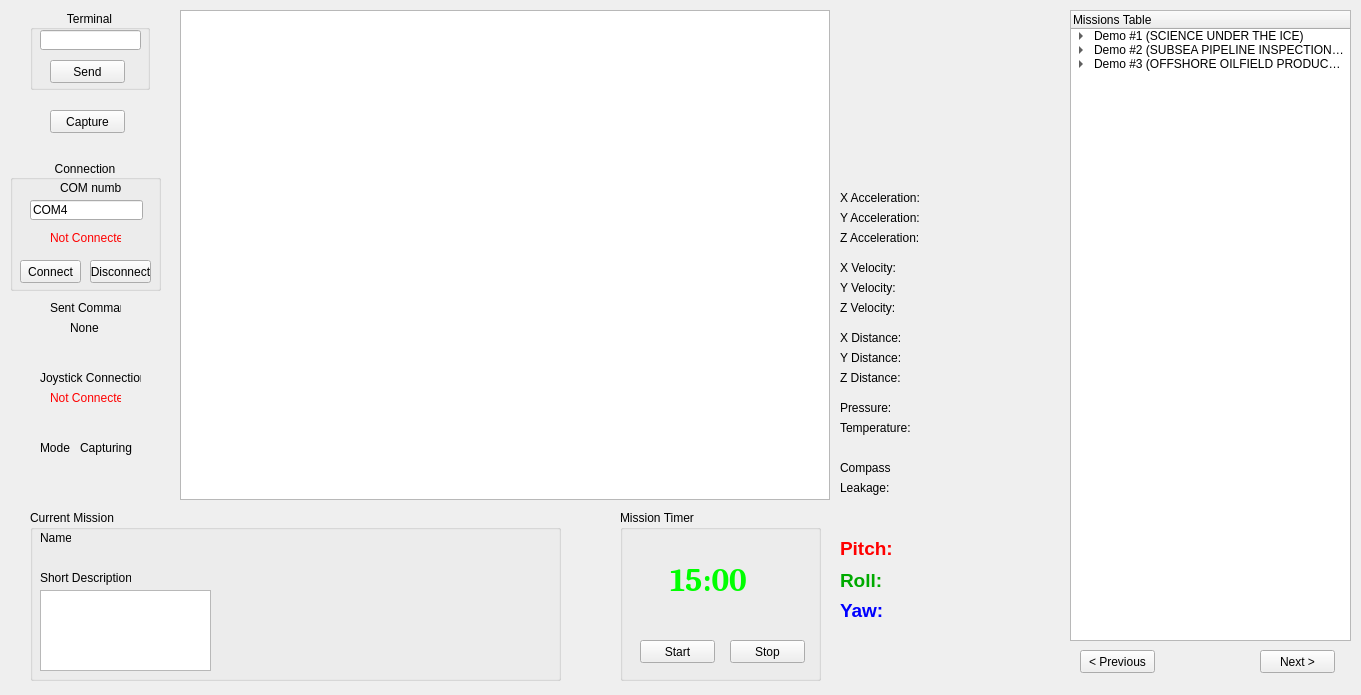
<?xml version="1.0" encoding="UTF-8"?>
<ui version="4.0">
 <class>MainWindow</class>
 <widget class="QMainWindow" name="MainWindow">
  <property name="geometry">
   <rect>
    <x>0</x>
    <y>0</y>
    <width>1361</width>
    <height>695</height>
   </rect>
  </property>
  <property name="minimumSize">
   <size>
    <width>1000</width>
    <height>500</height>
   </size>
  </property>
  <property name="maximumSize">
   <size>
    <width>16777215</width>
    <height>16777215</height>
   </size>
  </property>
  <property name="windowTitle">
   <string>Junior ROVers</string>
  </property>
  <widget class="QWidget" name="centralWidget">
   <widget class="QGroupBox" name="groupBox">
    <property name="geometry">
     <rect>
      <x>10</x>
      <y>160</y>
      <width>151</width>
      <height>131</height>
     </rect>
    </property>
    <property name="title">
     <string>Connection</string>
    </property>
    <property name="alignment">
     <set>Qt::AlignCenter</set>
    </property>
    <widget class="QLineEdit" name="lineEditCOMNumber">
     <property name="geometry">
      <rect>
       <x>20</x>
       <y>40</y>
       <width>113</width>
       <height>20</height>
      </rect>
     </property>
     <property name="text">
      <string>COM4</string>
     </property>
    </widget>
    <widget class="QLabel" name="label">
     <property name="geometry">
      <rect>
       <x>50</x>
       <y>20</y>
       <width>61</width>
       <height>16</height>
      </rect>
     </property>
     <property name="text">
      <string>COM number</string>
     </property>
    </widget>
    <widget class="QPushButton" name="buttonConnect">
     <property name="geometry">
      <rect>
       <x>10</x>
       <y>100</y>
       <width>61</width>
       <height>23</height>
      </rect>
     </property>
     <property name="text">
      <string>Connect</string>
     </property>
    </widget>
    <widget class="QPushButton" name="buttonDisconnect">
     <property name="geometry">
      <rect>
       <x>80</x>
       <y>100</y>
       <width>61</width>
       <height>23</height>
      </rect>
     </property>
     <property name="text">
      <string>Disconnect</string>
     </property>
    </widget>
    <widget class="QLabel" name="labelConnectionStatus">
     <property name="geometry">
      <rect>
       <x>40</x>
       <y>70</y>
       <width>71</width>
       <height>16</height>
      </rect>
     </property>
     <property name="styleSheet">
      <string notr="true">color: rgb(255, 0, 0)</string>
     </property>
     <property name="text">
      <string>Not Connected</string>
     </property>
    </widget>
   </widget>
   <widget class="QLabel" name="label_2">
    <property name="geometry">
     <rect>
      <x>50</x>
      <y>300</y>
      <width>71</width>
      <height>16</height>
     </rect>
    </property>
    <property name="text">
     <string>Sent Command</string>
    </property>
    <property name="alignment">
     <set>Qt::AlignLeading|Qt::AlignLeft|Qt::AlignVCenter</set>
    </property>
   </widget>
   <widget class="QLabel" name="labelSentCommand">
    <property name="geometry">
     <rect>
      <x>70</x>
      <y>320</y>
      <width>31</width>
      <height>16</height>
     </rect>
    </property>
    <property name="text">
     <string>None</string>
    </property>
   </widget>
   <widget class="QLabel" name="joystickConnection">
    <property name="geometry">
     <rect>
      <x>40</x>
      <y>370</y>
      <width>101</width>
      <height>16</height>
     </rect>
    </property>
    <property name="text">
     <string>Joystick Connection:</string>
    </property>
    <property name="alignment">
     <set>Qt::AlignLeading|Qt::AlignLeft|Qt::AlignVCenter</set>
    </property>
   </widget>
   <widget class="QLabel" name="joystickStatus">
    <property name="geometry">
     <rect>
      <x>50</x>
      <y>390</y>
      <width>71</width>
      <height>16</height>
     </rect>
    </property>
    <property name="styleSheet">
     <string notr="true">color: rgb(255, 0, 0)</string>
    </property>
    <property name="text">
     <string>Not Connected</string>
    </property>
   </widget>
   <widget class="QGraphicsView" name="graphicsView">
    <property name="geometry">
     <rect>
      <x>180</x>
      <y>10</y>
      <width>650</width>
      <height>490</height>
     </rect>
    </property>
   </widget>
   <widget class="QPushButton" name="captureButton">
    <property name="geometry">
     <rect>
      <x>50</x>
      <y>110</y>
      <width>75</width>
      <height>23</height>
     </rect>
    </property>
    <property name="text">
     <string>Capture</string>
    </property>
   </widget>
   <widget class="QLabel" name="mode">
    <property name="geometry">
     <rect>
      <x>40</x>
      <y>440</y>
      <width>31</width>
      <height>16</height>
     </rect>
    </property>
    <property name="text">
     <string>Mode:</string>
    </property>
   </widget>
   <widget class="QLabel" name="valueMode">
    <property name="geometry">
     <rect>
      <x>80</x>
      <y>440</y>
      <width>61</width>
      <height>16</height>
     </rect>
    </property>
    <property name="text">
     <string>Capturing</string>
    </property>
   </widget>
   <widget class="QLabel" name="labelLeakage">
    <property name="geometry">
     <rect>
      <x>840</x>
      <y>480</y>
      <width>51</width>
      <height>16</height>
     </rect>
    </property>
    <property name="text">
     <string>Leakage:</string>
    </property>
    <property name="alignment">
     <set>Qt::AlignLeading|Qt::AlignLeft|Qt::AlignVCenter</set>
    </property>
   </widget>
   <widget class="QLabel" name="valueLeakage">
    <property name="geometry">
     <rect>
      <x>920</x>
      <y>480</y>
      <width>61</width>
      <height>16</height>
     </rect>
    </property>
    <property name="text">
     <string/>
    </property>
   </widget>
   <widget class="QGroupBox" name="groupBox_2">
    <property name="geometry">
     <rect>
      <x>30</x>
      <y>10</y>
      <width>120</width>
      <height>80</height>
     </rect>
    </property>
    <property name="title">
     <string>Terminal</string>
    </property>
    <property name="alignment">
     <set>Qt::AlignCenter</set>
    </property>
    <widget class="QLineEdit" name="lineEditTerminalCmd">
     <property name="geometry">
      <rect>
       <x>10</x>
       <y>20</y>
       <width>101</width>
       <height>20</height>
      </rect>
     </property>
     <property name="maxLength">
      <number>1</number>
     </property>
    </widget>
    <widget class="QPushButton" name="sendButton">
     <property name="geometry">
      <rect>
       <x>20</x>
       <y>50</y>
       <width>75</width>
       <height>23</height>
      </rect>
     </property>
     <property name="text">
      <string>Send</string>
     </property>
    </widget>
   </widget>
   <widget class="QLabel" name="label_3">
    <property name="geometry">
     <rect>
      <x>840</x>
      <y>190</y>
      <width>81</width>
      <height>16</height>
     </rect>
    </property>
    <property name="text">
     <string>X Acceleration: </string>
    </property>
   </widget>
   <widget class="QLabel" name="valueXAcceleration">
    <property name="geometry">
     <rect>
      <x>920</x>
      <y>190</y>
      <width>71</width>
      <height>16</height>
     </rect>
    </property>
    <property name="text">
     <string/>
    </property>
   </widget>
   <widget class="QLabel" name="valueYAcceleration">
    <property name="geometry">
     <rect>
      <x>920</x>
      <y>210</y>
      <width>71</width>
      <height>16</height>
     </rect>
    </property>
    <property name="text">
     <string/>
    </property>
   </widget>
   <widget class="QLabel" name="label_4">
    <property name="geometry">
     <rect>
      <x>840</x>
      <y>210</y>
      <width>81</width>
      <height>16</height>
     </rect>
    </property>
    <property name="text">
     <string>Y Acceleration: </string>
    </property>
   </widget>
   <widget class="QLabel" name="valueZAcceleration">
    <property name="geometry">
     <rect>
      <x>920</x>
      <y>230</y>
      <width>71</width>
      <height>16</height>
     </rect>
    </property>
    <property name="text">
     <string/>
    </property>
   </widget>
   <widget class="QLabel" name="label_5">
    <property name="geometry">
     <rect>
      <x>840</x>
      <y>230</y>
      <width>81</width>
      <height>16</height>
     </rect>
    </property>
    <property name="text">
     <string>Z Acceleration: </string>
    </property>
   </widget>
   <widget class="QLabel" name="valueXVelocity">
    <property name="geometry">
     <rect>
      <x>920</x>
      <y>260</y>
      <width>71</width>
      <height>16</height>
     </rect>
    </property>
    <property name="text">
     <string/>
    </property>
   </widget>
   <widget class="QLabel" name="label_6">
    <property name="geometry">
     <rect>
      <x>840</x>
      <y>260</y>
      <width>81</width>
      <height>16</height>
     </rect>
    </property>
    <property name="text">
     <string>X Velocity: </string>
    </property>
   </widget>
   <widget class="QLabel" name="valueYVelocity">
    <property name="geometry">
     <rect>
      <x>920</x>
      <y>280</y>
      <width>71</width>
      <height>16</height>
     </rect>
    </property>
    <property name="text">
     <string/>
    </property>
   </widget>
   <widget class="QLabel" name="label_7">
    <property name="geometry">
     <rect>
      <x>840</x>
      <y>280</y>
      <width>81</width>
      <height>16</height>
     </rect>
    </property>
    <property name="text">
     <string>Y Velocity:</string>
    </property>
   </widget>
   <widget class="QLabel" name="valueZVelocity">
    <property name="geometry">
     <rect>
      <x>920</x>
      <y>300</y>
      <width>71</width>
      <height>16</height>
     </rect>
    </property>
    <property name="text">
     <string/>
    </property>
   </widget>
   <widget class="QLabel" name="label_8">
    <property name="geometry">
     <rect>
      <x>840</x>
      <y>300</y>
      <width>81</width>
      <height>16</height>
     </rect>
    </property>
    <property name="text">
     <string>Z Velocity:</string>
    </property>
   </widget>
   <widget class="QLabel" name="valueXDistance">
    <property name="geometry">
     <rect>
      <x>920</x>
      <y>330</y>
      <width>71</width>
      <height>16</height>
     </rect>
    </property>
    <property name="text">
     <string/>
    </property>
   </widget>
   <widget class="QLabel" name="label_9">
    <property name="geometry">
     <rect>
      <x>840</x>
      <y>330</y>
      <width>81</width>
      <height>16</height>
     </rect>
    </property>
    <property name="text">
     <string>X Distance:</string>
    </property>
   </widget>
   <widget class="QLabel" name="valueYDistance">
    <property name="geometry">
     <rect>
      <x>920</x>
      <y>350</y>
      <width>71</width>
      <height>16</height>
     </rect>
    </property>
    <property name="text">
     <string/>
    </property>
   </widget>
   <widget class="QLabel" name="label_10">
    <property name="geometry">
     <rect>
      <x>840</x>
      <y>350</y>
      <width>81</width>
      <height>16</height>
     </rect>
    </property>
    <property name="text">
     <string>Y Distance:</string>
    </property>
   </widget>
   <widget class="QLabel" name="valueZDistance">
    <property name="geometry">
     <rect>
      <x>920</x>
      <y>370</y>
      <width>71</width>
      <height>16</height>
     </rect>
    </property>
    <property name="text">
     <string/>
    </property>
   </widget>
   <widget class="QLabel" name="label_11">
    <property name="geometry">
     <rect>
      <x>840</x>
      <y>370</y>
      <width>81</width>
      <height>16</height>
     </rect>
    </property>
    <property name="text">
     <string>Z Distance:</string>
    </property>
   </widget>
   <widget class="QLabel" name="label_12">
    <property name="geometry">
     <rect>
      <x>840</x>
      <y>400</y>
      <width>51</width>
      <height>16</height>
     </rect>
    </property>
    <property name="text">
     <string>Pressure:</string>
    </property>
   </widget>
   <widget class="QLabel" name="valuePressure">
    <property name="geometry">
     <rect>
      <x>920</x>
      <y>400</y>
      <width>71</width>
      <height>16</height>
     </rect>
    </property>
    <property name="text">
     <string/>
    </property>
   </widget>
   <widget class="QLabel" name="label_13">
    <property name="geometry">
     <rect>
      <x>840</x>
      <y>420</y>
      <width>71</width>
      <height>16</height>
     </rect>
    </property>
    <property name="text">
     <string>Temperature:</string>
    </property>
   </widget>
   <widget class="QLabel" name="valueTemperature">
    <property name="geometry">
     <rect>
      <x>920</x>
      <y>420</y>
      <width>61</width>
      <height>16</height>
     </rect>
    </property>
    <property name="text">
     <string/>
    </property>
   </widget>
   <widget class="QLabel" name="label_15">
    <property name="geometry">
     <rect>
      <x>840</x>
      <y>460</y>
      <width>51</width>
      <height>16</height>
     </rect>
    </property>
    <property name="text">
     <string>Compass:</string>
    </property>
   </widget>
   <widget class="QLabel" name="valueCompass">
    <property name="geometry">
     <rect>
      <x>920</x>
      <y>460</y>
      <width>51</width>
      <height>16</height>
     </rect>
    </property>
    <property name="text">
     <string/>
    </property>
   </widget>
   <widget class="QTreeWidget" name="missionsTree">
    <property name="geometry">
     <rect>
      <x>1070</x>
      <y>10</y>
      <width>281</width>
      <height>631</height>
     </rect>
    </property>
    <column>
     <property name="text">
      <string>Missions Table</string>
     </property>
    </column>
    <item>
     <property name="text">
      <string>Demo #1 (SCIENCE UNDER THE ICE)</string>
     </property>
     <item>
      <property name="text">
       <string>Maneuvering through the hole</string>
      </property>
      <property name="checkState">
       <enum>Unchecked</enum>
      </property>
     </item>
     <item>
      <property name="text">
       <string>Collecting algae</string>
      </property>
      <property name="checkState">
       <enum>Unchecked</enum>
      </property>
     </item>
     <item>
      <property name="text">
       <string>Collecting urchin</string>
      </property>
      <property name="checkState">
       <enum>Unchecked</enum>
      </property>
     </item>
     <item>
      <property name="text">
       <string>Identify sea stars</string>
      </property>
      <property name="checkState">
       <enum>Unchecked</enum>
      </property>
     </item>
     <item>
      <property name="text">
       <string>Deploying sensor</string>
      </property>
      <property name="checkState">
       <enum>Unchecked</enum>
      </property>
     </item>
     <item>
      <property name="text">
       <string>Measuring iceberg</string>
      </property>
      <property name="checkState">
       <enum>Unchecked</enum>
      </property>
     </item>
     <item>
      <property name="text">
       <string>Map iceberg location</string>
      </property>
      <property name="checkState">
       <enum>Unchecked</enum>
      </property>
     </item>
     <item>
      <property name="text">
       <string>Determine iceberg threat level</string>
      </property>
      <property name="checkState">
       <enum>Unchecked</enum>
      </property>
     </item>
    </item>
    <item>
     <property name="text">
      <string>Demo #2 (SUBSEA PIPELINE INSPECTION &amp; REPAIR)</string>
     </property>
     <item>
      <property name="text">
       <string>Conducting CVI</string>
      </property>
      <property name="checkState">
       <enum>Unchecked</enum>
      </property>
     </item>
     <item>
      <property name="text">
       <string>Turning valve</string>
      </property>
      <property name="checkState">
       <enum>Unchecked</enum>
      </property>
     </item>
     <item>
      <property name="text">
       <string>Examining gauge dial</string>
      </property>
      <property name="checkState">
       <enum>Unchecked</enum>
      </property>
     </item>
     <item>
      <property name="text">
       <string>Measuring corroded pipeline</string>
      </property>
      <property name="checkState">
       <enum>Unchecked</enum>
      </property>
     </item>
     <item>
      <property name="text">
       <string>Attaching lift line</string>
      </property>
      <property name="checkState">
       <enum>Unchecked</enum>
      </property>
     </item>
     <item>
      <property name="text">
       <string>Cutting corroded section</string>
      </property>
      <property name="checkState">
       <enum>Unchecked</enum>
      </property>
     </item>
     <item>
      <property name="text">
       <string>Removing corroded section</string>
      </property>
      <property name="checkState">
       <enum>Unchecked</enum>
      </property>
     </item>
     <item>
      <property name="text">
       <string>Installing adapter flange</string>
      </property>
      <property name="checkState">
       <enum>Unchecked</enum>
      </property>
     </item>
     <item>
      <property name="text">
       <string>Installing gasket</string>
      </property>
      <property name="checkState">
       <enum>Unchecked</enum>
      </property>
     </item>
     <item>
      <property name="text">
       <string>Inserting hot stab</string>
      </property>
      <property name="checkState">
       <enum>Unchecked</enum>
      </property>
     </item>
    </item>
    <item>
     <property name="text">
      <string>Demo #3 (OFFSHORE OILFIELD PRODUCTION &amp; MAINTENANCE)</string>
     </property>
     <item>
      <property name="text">
       <string>Testing anodes</string>
      </property>
      <property name="checkState">
       <enum>Unchecked</enum>
      </property>
     </item>
     <item>
      <property name="text">
       <string>Determine not grounded anodes</string>
      </property>
      <property name="checkState">
       <enum>Unchecked</enum>
      </property>
     </item>
     <item>
      <property name="text">
       <string>Measuring wellhead</string>
      </property>
      <property name="checkState">
       <enum>Unchecked</enum>
      </property>
     </item>
     <item>
      <property name="text">
       <string>Determine pathways</string>
      </property>
      <property name="checkState">
       <enum>Unchecked</enum>
      </property>
     </item>
     <item>
      <property name="text">
       <string>Turning valves</string>
      </property>
      <property name="checkState">
       <enum>Unchecked</enum>
      </property>
     </item>
     <item>
      <property name="text">
       <string>Moving water</string>
      </property>
      <property name="checkState">
       <enum>Unchecked</enum>
      </property>
     </item>
     <item>
      <property name="text">
       <string>Determine the average flow rate</string>
      </property>
      <property name="checkState">
       <enum>Unchecked</enum>
      </property>
     </item>
    </item>
   </widget>
   <widget class="QGroupBox" name="groupBox_3">
    <property name="geometry">
     <rect>
      <x>30</x>
      <y>510</y>
      <width>531</width>
      <height>171</height>
     </rect>
    </property>
    <property name="title">
     <string>Current Mission</string>
    </property>
    <widget class="QLabel" name="label_16">
     <property name="geometry">
      <rect>
       <x>10</x>
       <y>20</y>
       <width>31</width>
       <height>16</height>
      </rect>
     </property>
     <property name="text">
      <string>Name:</string>
     </property>
    </widget>
    <widget class="QLabel" name="valueMissionName">
     <property name="geometry">
      <rect>
       <x>20</x>
       <y>40</y>
       <width>161</width>
       <height>16</height>
      </rect>
     </property>
     <property name="text">
      <string/>
     </property>
    </widget>
    <widget class="QLabel" name="label_18">
     <property name="geometry">
      <rect>
       <x>10</x>
       <y>60</y>
       <width>91</width>
       <height>16</height>
      </rect>
     </property>
     <property name="text">
      <string>Short Description:</string>
     </property>
    </widget>
    <widget class="QTextEdit" name="valueMissionDescription">
     <property name="geometry">
      <rect>
       <x>10</x>
       <y>80</y>
       <width>171</width>
       <height>81</height>
      </rect>
     </property>
     <property name="html">
      <string>&lt;!DOCTYPE HTML PUBLIC &quot;-//W3C//DTD HTML 4.0//EN&quot; &quot;http://www.w3.org/TR/REC-html40/strict.dtd&quot;&gt;
&lt;html&gt;&lt;head&gt;&lt;meta name=&quot;qrichtext&quot; content=&quot;1&quot; /&gt;&lt;style type=&quot;text/css&quot;&gt;
p, li { white-space: pre-wrap; }
&lt;/style&gt;&lt;/head&gt;&lt;body style=&quot; font-family:'MS Shell Dlg 2'; font-size:8.25pt; font-weight:400; font-style:normal;&quot;&gt;
&lt;p style=&quot;-qt-paragraph-type:empty; margin-top:0px; margin-bottom:0px; margin-left:0px; margin-right:0px; -qt-block-indent:0; text-indent:0px;&quot;&gt;&lt;br /&gt;&lt;/p&gt;&lt;/body&gt;&lt;/html&gt;</string>
     </property>
    </widget>
    <widget class="QLabel" name="imageMission">
     <property name="geometry">
      <rect>
       <x>200</x>
       <y>20</y>
       <width>311</width>
       <height>131</height>
      </rect>
     </property>
     <property name="text">
      <string/>
     </property>
    </widget>
   </widget>
   <widget class="QGroupBox" name="groupBox_4">
    <property name="geometry">
     <rect>
      <x>620</x>
      <y>510</y>
      <width>201</width>
      <height>171</height>
     </rect>
    </property>
    <property name="title">
     <string>Mission Timer</string>
    </property>
    <widget class="QPushButton" name="pushButton_3">
     <property name="geometry">
      <rect>
       <x>20</x>
       <y>130</y>
       <width>75</width>
       <height>23</height>
      </rect>
     </property>
     <property name="text">
      <string>Start</string>
     </property>
    </widget>
    <widget class="QPushButton" name="pushButton_4">
     <property name="geometry">
      <rect>
       <x>110</x>
       <y>130</y>
       <width>75</width>
       <height>23</height>
      </rect>
     </property>
     <property name="text">
      <string>Stop</string>
     </property>
    </widget>
    <widget class="QLabel" name="valueMissionTime">
     <property name="geometry">
      <rect>
       <x>50</x>
       <y>50</y>
       <width>91</width>
       <height>41</height>
      </rect>
     </property>
     <property name="font">
      <font>
       <family>Cambria</family>
       <pointsize>25</pointsize>
       <weight>75</weight>
       <bold>true</bold>
      </font>
     </property>
     <property name="styleSheet">
      <string notr="true">color: rgb(0, 255, 0)</string>
     </property>
     <property name="text">
      <string>15:00</string>
     </property>
    </widget>
   </widget>
   <widget class="QPushButton" name="nextButton">
    <property name="geometry">
     <rect>
      <x>1260</x>
      <y>650</y>
      <width>75</width>
      <height>23</height>
     </rect>
    </property>
    <property name="text">
     <string>Next &gt;</string>
    </property>
   </widget>
   <widget class="QPushButton" name="prevButton">
    <property name="geometry">
     <rect>
      <x>1080</x>
      <y>650</y>
      <width>75</width>
      <height>23</height>
     </rect>
    </property>
    <property name="text">
     <string>&lt; Previous</string>
    </property>
   </widget>
   <widget class="QLabel" name="lastScreenShot">
    <property name="geometry">
     <rect>
      <x>840</x>
      <y>10</y>
      <width>221</width>
      <height>161</height>
     </rect>
    </property>
    <property name="text">
     <string/>
    </property>
   </widget>
   <widget class="QLabel" name="label_17">
    <property name="geometry">
     <rect>
      <x>840</x>
      <y>540</y>
      <width>61</width>
      <height>16</height>
     </rect>
    </property>
    <property name="font">
     <font>
      <family>Arial</family>
      <pointsize>14</pointsize>
      <weight>75</weight>
      <bold>true</bold>
     </font>
    </property>
    <property name="styleSheet">
     <string notr="true">color: rgb(255, 0, 0);</string>
    </property>
    <property name="text">
     <string>Pitch:</string>
    </property>
   </widget>
   <widget class="QLabel" name="label_19">
    <property name="geometry">
     <rect>
      <x>840</x>
      <y>570</y>
      <width>61</width>
      <height>21</height>
     </rect>
    </property>
    <property name="font">
     <font>
      <family>Arial</family>
      <pointsize>14</pointsize>
      <weight>75</weight>
      <bold>true</bold>
     </font>
    </property>
    <property name="styleSheet">
     <string notr="true">color: rgb(0, 170, 0);</string>
    </property>
    <property name="text">
     <string>Roll:</string>
    </property>
   </widget>
   <widget class="QLabel" name="label_20">
    <property name="geometry">
     <rect>
      <x>840</x>
      <y>600</y>
      <width>51</width>
      <height>21</height>
     </rect>
    </property>
    <property name="font">
     <font>
      <family>Arial</family>
      <pointsize>14</pointsize>
      <weight>75</weight>
      <bold>true</bold>
     </font>
    </property>
    <property name="styleSheet">
     <string notr="true">color: rgb(0, 0, 255);</string>
    </property>
    <property name="text">
     <string>Yaw:</string>
    </property>
   </widget>
   <widget class="QLabel" name="valuePitch">
    <property name="geometry">
     <rect>
      <x>906</x>
      <y>540</y>
      <width>81</width>
      <height>21</height>
     </rect>
    </property>
    <property name="font">
     <font>
      <family>Gill Sans Ultra Bold</family>
      <pointsize>12</pointsize>
      <italic>true</italic>
     </font>
    </property>
    <property name="styleSheet">
     <string notr="true">color: rgb(255, 0, 0);</string>
    </property>
    <property name="text">
     <string/>
    </property>
   </widget>
   <widget class="QLabel" name="valueRoll">
    <property name="geometry">
     <rect>
      <x>906</x>
      <y>570</y>
      <width>81</width>
      <height>20</height>
     </rect>
    </property>
    <property name="font">
     <font>
      <family>Gill Sans Ultra Bold</family>
      <pointsize>12</pointsize>
      <italic>true</italic>
     </font>
    </property>
    <property name="styleSheet">
     <string notr="true">color: rgb(0, 170, 0);</string>
    </property>
    <property name="text">
     <string/>
    </property>
   </widget>
   <widget class="QLabel" name="valueYaw">
    <property name="geometry">
     <rect>
      <x>906</x>
      <y>600</y>
      <width>91</width>
      <height>21</height>
     </rect>
    </property>
    <property name="font">
     <font>
      <family>Gill Sans Ultra Bold</family>
      <pointsize>12</pointsize>
      <italic>true</italic>
     </font>
    </property>
    <property name="styleSheet">
     <string notr="true">color: rgb(0, 0, 255);</string>
    </property>
    <property name="text">
     <string/>
    </property>
   </widget>
  </widget>
 </widget>
 <layoutdefault spacing="6" margin="11"/>
 <resources/>
 <connections/>
</ui>
